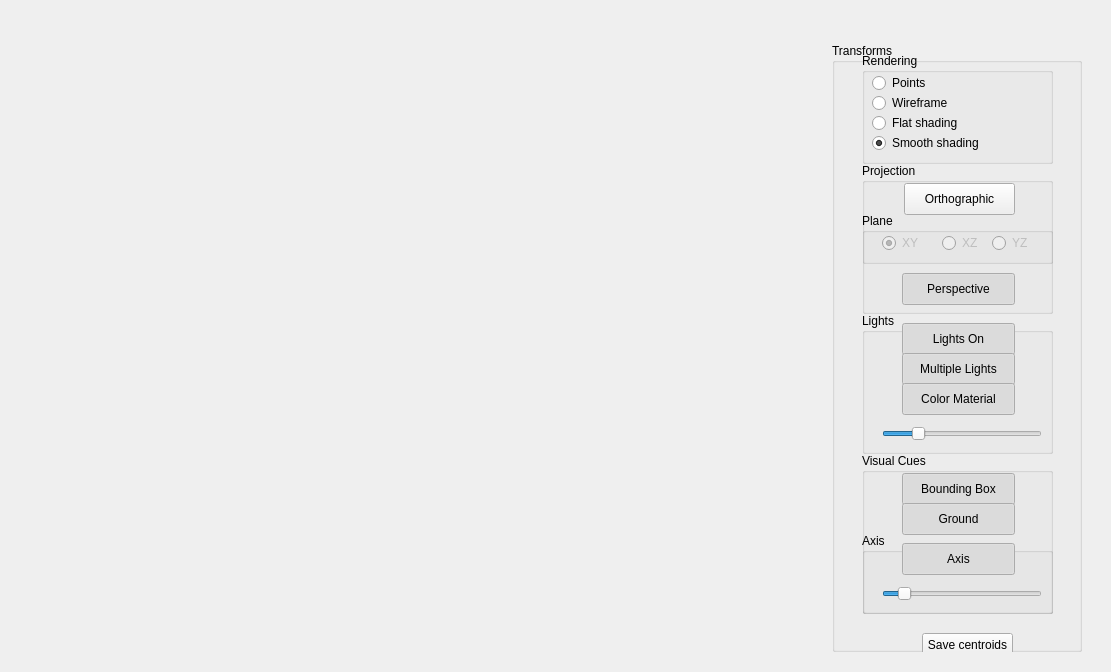
<?xml version="1.0" encoding="UTF-8"?>
<ui version="4.0">
 <class>Window</class>
 <widget class="QWidget" name="Window">
  <property name="geometry">
   <rect>
    <x>0</x>
    <y>0</y>
    <width>1111</width>
    <height>672</height>
   </rect>
  </property>
  <property name="sizePolicy">
   <sizepolicy hsizetype="Maximum" vsizetype="Maximum">
    <horstretch>0</horstretch>
    <verstretch>0</verstretch>
   </sizepolicy>
  </property>
  <property name="minimumSize">
   <size>
    <width>200</width>
    <height>200</height>
   </size>
  </property>
  <property name="windowTitle">
   <string>OBJViewer</string>
  </property>
  <property name="layoutDirection">
   <enum>Qt::LeftToRight</enum>
  </property>
  <property name="autoFillBackground">
   <bool>true</bool>
  </property>
  <widget class="QWidget" name="layoutWidget">
   <property name="geometry">
    <rect>
     <x>12</x>
     <y>32</y>
     <width>1081</width>
     <height>631</height>
    </rect>
   </property>
   <layout class="QVBoxLayout" name="verticalLayout_5" stretch="0">
    <property name="sizeConstraint">
     <enum>QLayout::SetMaximumSize</enum>
    </property>
    <item>
     <layout class="QHBoxLayout" name="horizontalLayout">
      <property name="sizeConstraint">
       <enum>QLayout::SetMaximumSize</enum>
      </property>
      <item>
       <widget class="ViewPortWidget" name="viewPortWidget" native="true">
        <property name="sizePolicy">
         <sizepolicy hsizetype="Maximum" vsizetype="Maximum">
          <horstretch>0</horstretch>
          <verstretch>0</verstretch>
         </sizepolicy>
        </property>
        <property name="minimumSize">
         <size>
          <width>200</width>
          <height>200</height>
         </size>
        </property>
        <property name="maximumSize">
         <size>
          <width>166667</width>
          <height>166667</height>
         </size>
        </property>
       </widget>
      </item>
      <item>
       <widget class="QGroupBox" name="controlsGroup">
        <property name="sizePolicy">
         <sizepolicy hsizetype="Fixed" vsizetype="MinimumExpanding">
          <horstretch>0</horstretch>
          <verstretch>0</verstretch>
         </sizepolicy>
        </property>
        <property name="minimumSize">
         <size>
          <width>250</width>
          <height>400</height>
         </size>
        </property>
        <property name="autoFillBackground">
         <bool>false</bool>
        </property>
        <property name="title">
         <string>Transforms</string>
        </property>
        <widget class="QGroupBox" name="groupBox_3">
         <property name="geometry">
          <rect>
           <x>30</x>
           <y>270</y>
           <width>191</width>
           <height>141</height>
          </rect>
         </property>
         <property name="autoFillBackground">
          <bool>false</bool>
         </property>
         <property name="title">
          <string>Lights</string>
         </property>
         <widget class="QPushButton" name="enableLightBtn">
          <property name="geometry">
           <rect>
            <x>40</x>
            <y>10</y>
            <width>113</width>
            <height>32</height>
           </rect>
          </property>
          <property name="text">
           <string>Lights On</string>
          </property>
          <property name="checkable">
           <bool>true</bool>
          </property>
          <property name="checked">
           <bool>true</bool>
          </property>
          <property name="autoDefault">
           <bool>true</bool>
          </property>
         </widget>
         <widget class="QPushButton" name="multilightsBtn">
          <property name="enabled">
           <bool>true</bool>
          </property>
          <property name="geometry">
           <rect>
            <x>40</x>
            <y>40</y>
            <width>113</width>
            <height>32</height>
           </rect>
          </property>
          <property name="text">
           <string>Multiple Lights</string>
          </property>
          <property name="checkable">
           <bool>true</bool>
          </property>
          <property name="checked">
           <bool>true</bool>
          </property>
         </widget>
         <widget class="QPushButton" name="colorMatBtn">
          <property name="enabled">
           <bool>true</bool>
          </property>
          <property name="geometry">
           <rect>
            <x>40</x>
            <y>70</y>
            <width>113</width>
            <height>32</height>
           </rect>
          </property>
          <property name="text">
           <string>Color Material</string>
          </property>
          <property name="checkable">
           <bool>true</bool>
          </property>
          <property name="checked">
           <bool>true</bool>
          </property>
         </widget>
         <widget class="QSlider" name="lightSlider">
          <property name="geometry">
           <rect>
            <x>20</x>
            <y>110</y>
            <width>160</width>
            <height>22</height>
           </rect>
          </property>
          <property name="minimum">
           <number>0</number>
          </property>
          <property name="maximum">
           <number>50</number>
          </property>
          <property name="sliderPosition">
           <number>10</number>
          </property>
          <property name="orientation">
           <enum>Qt::Horizontal</enum>
          </property>
         </widget>
        </widget>
        <widget class="QGroupBox" name="groupBox">
         <property name="geometry">
          <rect>
           <x>30</x>
           <y>120</y>
           <width>191</width>
           <height>151</height>
          </rect>
         </property>
         <property name="autoFillBackground">
          <bool>false</bool>
         </property>
         <property name="title">
          <string>Projection</string>
         </property>
         <widget class="QPushButton" name="orthographicBtn">
          <property name="enabled">
           <bool>true</bool>
          </property>
          <property name="geometry">
           <rect>
            <x>42</x>
            <y>20</y>
            <width>111</width>
            <height>32</height>
           </rect>
          </property>
          <property name="text">
           <string>Orthographic</string>
          </property>
          <property name="checkable">
           <bool>true</bool>
          </property>
          <property name="checked">
           <bool>false</bool>
          </property>
         </widget>
         <widget class="QPushButton" name="perspectiveBtn">
          <property name="geometry">
           <rect>
            <x>40</x>
            <y>110</y>
            <width>113</width>
            <height>32</height>
           </rect>
          </property>
          <property name="text">
           <string>Perspective</string>
          </property>
          <property name="checkable">
           <bool>true</bool>
          </property>
          <property name="checked">
           <bool>true</bool>
          </property>
         </widget>
         <widget class="QGroupBox" name="groupBox_5">
          <property name="geometry">
           <rect>
            <x>0</x>
            <y>50</y>
            <width>191</width>
            <height>51</height>
           </rect>
          </property>
          <property name="autoFillBackground">
           <bool>false</bool>
          </property>
          <property name="title">
           <string>Plane</string>
          </property>
          <widget class="QRadioButton" name="xyRb">
           <property name="enabled">
            <bool>false</bool>
           </property>
           <property name="geometry">
            <rect>
             <x>20</x>
             <y>20</y>
             <width>41</width>
             <height>20</height>
            </rect>
           </property>
           <property name="text">
            <string>XY</string>
           </property>
           <property name="checked">
            <bool>true</bool>
           </property>
          </widget>
          <widget class="QRadioButton" name="xzRb">
           <property name="enabled">
            <bool>false</bool>
           </property>
           <property name="geometry">
            <rect>
             <x>80</x>
             <y>20</y>
             <width>41</width>
             <height>20</height>
            </rect>
           </property>
           <property name="text">
            <string>XZ</string>
           </property>
          </widget>
          <widget class="QRadioButton" name="yzRb">
           <property name="enabled">
            <bool>false</bool>
           </property>
           <property name="geometry">
            <rect>
             <x>130</x>
             <y>20</y>
             <width>41</width>
             <height>20</height>
            </rect>
           </property>
           <property name="text">
            <string>YZ</string>
           </property>
          </widget>
         </widget>
        </widget>
        <widget class="QGroupBox" name="groupBox_2">
         <property name="geometry">
          <rect>
           <x>30</x>
           <y>10</y>
           <width>191</width>
           <height>111</height>
          </rect>
         </property>
         <property name="autoFillBackground">
          <bool>false</bool>
         </property>
         <property name="title">
          <string>Rendering</string>
         </property>
         <widget class="QRadioButton" name="pointsRb">
          <property name="geometry">
           <rect>
            <x>10</x>
            <y>20</y>
            <width>100</width>
            <height>20</height>
           </rect>
          </property>
          <property name="text">
           <string>Points</string>
          </property>
         </widget>
         <widget class="QRadioButton" name="wireframeRb">
          <property name="geometry">
           <rect>
            <x>10</x>
            <y>40</y>
            <width>100</width>
            <height>20</height>
           </rect>
          </property>
          <property name="text">
           <string>Wireframe</string>
          </property>
         </widget>
         <widget class="QRadioButton" name="flatShadingRb">
          <property name="geometry">
           <rect>
            <x>10</x>
            <y>60</y>
            <width>100</width>
            <height>20</height>
           </rect>
          </property>
          <property name="text">
           <string>Flat shading</string>
          </property>
         </widget>
         <widget class="QRadioButton" name="smoothShadingRb">
          <property name="geometry">
           <rect>
            <x>10</x>
            <y>80</y>
            <width>121</width>
            <height>20</height>
           </rect>
          </property>
          <property name="text">
           <string>Smooth shading</string>
          </property>
          <property name="checked">
           <bool>true</bool>
          </property>
         </widget>
        </widget>
        <widget class="QGroupBox" name="groupBox_4">
         <property name="geometry">
          <rect>
           <x>30</x>
           <y>410</y>
           <width>191</width>
           <height>161</height>
          </rect>
         </property>
         <property name="autoFillBackground">
          <bool>false</bool>
         </property>
         <property name="title">
          <string>Visual Cues</string>
         </property>
         <widget class="QPushButton" name="boundBoxBtn">
          <property name="geometry">
           <rect>
            <x>40</x>
            <y>20</y>
            <width>113</width>
            <height>32</height>
           </rect>
          </property>
          <property name="text">
           <string>Bounding Box</string>
          </property>
          <property name="checkable">
           <bool>true</bool>
          </property>
          <property name="checked">
           <bool>true</bool>
          </property>
         </widget>
         <widget class="QPushButton" name="groundBtn">
          <property name="geometry">
           <rect>
            <x>40</x>
            <y>50</y>
            <width>113</width>
            <height>32</height>
           </rect>
          </property>
          <property name="text">
           <string>Ground</string>
          </property>
          <property name="checkable">
           <bool>true</bool>
          </property>
          <property name="checked">
           <bool>true</bool>
          </property>
         </widget>
         <widget class="QGroupBox" name="groupBox_6">
          <property name="geometry">
           <rect>
            <x>0</x>
            <y>80</y>
            <width>191</width>
            <height>81</height>
           </rect>
          </property>
          <property name="title">
           <string>Axis</string>
          </property>
          <widget class="QPushButton" name="axisBtn">
           <property name="geometry">
            <rect>
             <x>40</x>
             <y>10</y>
             <width>113</width>
             <height>32</height>
            </rect>
           </property>
           <property name="text">
            <string>Axis</string>
           </property>
           <property name="checkable">
            <bool>true</bool>
           </property>
           <property name="checked">
            <bool>true</bool>
           </property>
          </widget>
          <widget class="QSlider" name="axisLengthSlider">
           <property name="geometry">
            <rect>
             <x>20</x>
             <y>50</y>
             <width>160</width>
             <height>22</height>
            </rect>
           </property>
           <property name="maximum">
            <number>100</number>
           </property>
           <property name="singleStep">
            <number>1</number>
           </property>
           <property name="value">
            <number>10</number>
           </property>
           <property name="sliderPosition">
            <number>10</number>
           </property>
           <property name="orientation">
            <enum>Qt::Horizontal</enum>
           </property>
          </widget>
         </widget>
        </widget>
        <widget class="QPushButton" name="pushButton">
         <property name="geometry">
          <rect>
           <x>90</x>
           <y>590</y>
           <width>91</width>
           <height>23</height>
          </rect>
         </property>
         <property name="text">
          <string>Save centroids</string>
         </property>
        </widget>
       </widget>
      </item>
     </layout>
    </item>
   </layout>
  </widget>
 </widget>
 <layoutdefault spacing="6" margin="11"/>
 <customwidgets>
  <customwidget>
   <class>ViewPortWidget</class>
   <extends>QWidget</extends>
   <header location="global">viewportwidget.h</header>
   <container>1</container>
   <slots>
    <slot>setXRotation(int)</slot>
    <slot>setZRotation(int)</slot>
    <slot>setYRotation(int)</slot>
   </slots>
  </customwidget>
 </customwidgets>
 <resources/>
 <connections/>
</ui>
